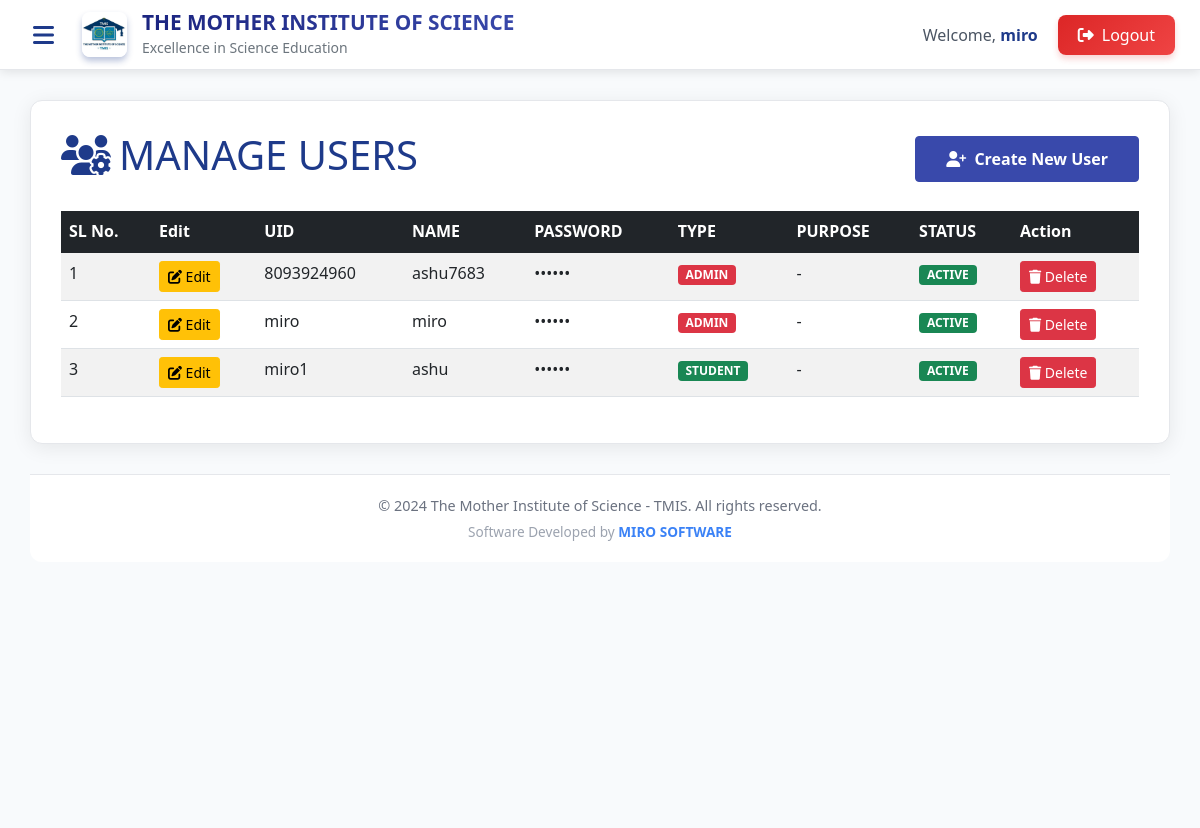
The page /manage-users/ (signed in) on the database its author committed.
### institute/models.py (models this page shows, shortened)
class CustomUser(AbstractUser):
    USER_TYPE_CHOICES = (
        ('admin', 'Admin'),
        ('user', 'User'),
        ('student', 'Student'),
    )
    uid = models.CharField(max_length=50, unique=True)
    mobile = models.CharField(max_length=15, blank=True, null=True)
    user_type = models.CharField(max_length=10, choices=USER_TYPE_CHOICES, default='student')
    status = models.CharField(max_length=20, default='active')
    created_at = models.DateTimeField(auto_now_add=True)

### institute/views.py (the view)
# urls.py: path('manage-users/', views.manage_users, name='manage_users'),
@login_required
def manage_users(request):
    if request.user.user_type != 'admin':
        return redirect('home')
    users = CustomUser.objects.all().order_by('id')
    return render(request, 'institute/manage_users.html', {'users': users})

### templates/institute/manage_users.html (shortened to what this page needs)
{% extends 'institute/base.html' %}
{% block content %}
<div class="content-card">
    <div class="d-flex justify-content-between align-items-center mb-4">
        <h1 style="color: #1e3a8a;">
            <i class="fas fa-users-cog me-2"></i>MANAGE USERS
        </h1>
        <a href="{% url 'register' %}" class="btn btn-primary">
            <i class="fas fa-user-plus me-1"></i> Create New User
        </a>
    </div>
    <div class="table-responsive">
        <table class="table table-striped table-hover">
            <thead class="table-dark">
                <tr>
                    <th>SL No.</th>
                    <th>Edit</th>
                    <th>UID</th>
                    <th>NAME</th>
                    <th>PASSWORD</th>
                    <th>TYPE</th>
                    <th>PURPOSE</th>
                    <th>STATUS</th>
                    <th>Action</th>
                </tr>
            </thead>
            <tbody>
                {% for user in users %}
                <tr>
                    <td>{{ forloop.counter }}</td>
                    <td>
                        <button class="btn btn-sm btn-warning" data-bs-toggle="modal" data-bs-target="#editModal{{ user.id }}">
                            <i class="fas fa-edit"></i> Edit
                        </button>
                    </td>
                    <td>{{ user.uid }}</td>
                    <td>{{ user.username }}</td>
                    <td>••••••</td>
                    <td>
                        <span class="badge bg-{% if user.user_type == 'admin' %}danger{% elif user.user_type == 'student' %}success{% else %}info{% endif %}">
                            {{ user.user_type|upper }}
                        </span>
                    </td>
                    <td>{{ user.store_name|default:"-" }}</td>
                    <td>
                        <span class="badge bg-{% if user.status == 'active' %}success{% else %}secondary{% endif %}">
                            {{ user.status|upper }}
                        </span>
                    </td>
                    <td>
                        <button class="btn btn-sm btn-danger delete-btn"
                                data-user-id="{{ user.id }}"
                                data-user-name="{{ user.username }}">
                            <i class="fas fa-trash"></i> Delete
                        </button>
                    </td>
                </tr>
                {% empty %}
                <tr>
                    <td colspan="9" class="text-center">No users found</td>
                </tr>
                {% endfor %}
            </tbody>
        </table>
    </div>
</div>
{% endblock %}

### templates/institute/base.html (shortened to what this page needs)
{% load static %}
<!DOCTYPE html>
<html lang="en">
<head>
    <link href="https://cdn.jsdelivr.net/npm/bootstrap@5.1.3/dist/css/bootstrap.min.css" rel="stylesheet">
    <link rel="stylesheet" href="https://cdnjs.cloudflare.com/ajax/libs/font-awesome/6.4.0/css/all.min.css">
</head>
<body>
    <nav class="top-navbar">
        <div class="left-section">
            <button class="menu-toggle" id="menuToggle">
                <i class="fas fa-bars"></i>
            </button>
            <div class="logo-container">
                <img src="./../../media/logo/tmis_logo.jpeg"
                        alt="TMIS Logo"
                        class="logo-img">
                <div>
                    <div class="institute-name">THE MOTHER INSTITUTE OF SCIENCE</div>
                    <small class="text-muted">Excellence in Science Education</small>
                </div>
            </div>
        </div>
        <div class="user-menu">
            {% if user.is_authenticated %}
                <div class="welcome-text">
                    Welcome, <strong>{{ user.username }}</strong>
                </div>
                <a href="{% url 'logout' %}" class="logout-btn">
                    <i class="fas fa-sign-out-alt"></i>
                    Logout
                </a>
            {% else %}
                <div class="welcome-text">
                    Welcome to TMIS Portal
                </div>
            {% endif %}
        </div>
    </nav>
    <main class="main-content">
        {% block content %}{% endblock %}
        {% block copyright %}
        {% if request.path != '/' %}
        <div class="copyright-footer">
            &copy; 2024 The Mother Institute of Science - TMIS. All rights reserved.
            <div class="developed-by">
                Software Developed by <strong>MIRO SOFTWARE</strong>
            </div>
        </div>
        {% endif %}
        {% endblock %}
    </main>
</body>
</html>

### templates/institute/base.html (style rules this page uses)
:root { --primary-color: #1a237e; --secondary-color: #283593; --accent-color: #3949ab; --light-color: #e8eaf6; --dark-color: #0d47a1; }
.logo-container { display: flex; align-items: center; gap: 10px; }
.logo-img { height: 50px; width: auto; }
.btn-primary { background-color: var(--accent-color); border-color: var(--accent-color); padding: 10px 30px; font-weight: 600; }
.institute-name { font-family: 'Segoe UI', Tahoma, Geneva, Verdana, sans-serif; font-size: 1.8rem; background: linear-gradient(45deg, #1a237e, #3949ab); -webkit-background-clip: text; -webkit-text-fill-color: transparent; font-weight: bold; }
:root { --sidebar-width: 250px; --sidebar-bg: #1e3a8a; --sidebar-hover: #2563eb; --sidebar-active: #3b82f6; --header-height: 70px; }
* { margin: 0; padding: 0; box-sizing: border-box; }
body { font-family: 'Segoe UI', Tahoma, Geneva, Verdana, sans-serif; background-color: #f8fafc; min-height: 100vh; }
.top-navbar { position: fixed; top: 0; left: 0; right: 0; height: var(--header-height); background: white; box-shadow: 0 2px 10px rgba(0, 0, 0, 0.1); z-index: 1000; display: flex; align-items: center; justify-content: space-between; padding: 0 25px; border-bottom: 1px solid #e5e7eb; }
.left-section { display: flex; align-items: center; gap: 20px; }
.menu-toggle { background: none; border: none; font-size: 1.5rem; color: #1e3a8a; cursor: pointer; padding: 8px; border-radius: 5px; transition: all 0.3s ease; }
.logo-container { display: flex; align-items: center; gap: 15px; }
.logo-img { height: 45px; width: 45px; border-radius: 8px; background: linear-gradient(135deg, #1e3a8a, #3b82f6); display: flex; align-items: center; justify-content: center; color: white; font-weight: bold; font-size: 1.2rem; box-shadow: 0 4px 6px rgba(30, 58, 138, 0.3); }
.institute-name { font-size: 1.3rem; font-weight: 700; color: #1e3a8a; line-height: 1.2; }
.user-menu { display: flex; align-items: center; gap: 20px; }
.welcome-text { color: #4b5563; font-weight: 500; }
.welcome-text strong { color: #1e3a8a; }
.logout-btn { background: linear-gradient(135deg, #dc2626, #ef4444); color: white; border: none; padding: 8px 20px; border-radius: 8px; font-weight: 500; text-decoration: none; transition: all 0.3s ease; display: flex; align-items: center; gap: 8px; box-shadow: 0 4px 6px rgba(220, 38, 38, 0.2); }
.main-content { margin-top: var(--header-height); padding: 30px; min-height: calc(100vh - var(--header-height)); background: #f8fafc; }
.content-card { background: white; border-radius: 12px; box-shadow: 0 4px 20px rgba(0, 0, 0, 0.08); padding: 30px; margin-bottom: 30px; border: 1px solid #e5e7eb; }
.copyright-footer { text-align: center; padding: 20px; color: #6b7280; font-size: 0.9rem; border-top: 1px solid #e5e7eb; margin-top: 30px; background: white; border-radius: 0 0 12px 12px; }
.developed-by { text-align: center; margin-top: 5px; font-size: 0.85rem; color: #9ca3af; }
.developed-by strong { color: #3b82f6; }

### rows shown on the page
CustomUser: username "miro", uid "miro", user_type "ADMIN", store_name "-", status "ACTIVE"
CustomUser: uid "8093924960", username "ashu7683", user_type "ADMIN", store_name "-", status "ACTIVE"
CustomUser: uid "miro1", username "ashu", user_type "STUDENT", store_name "-", status "ACTIVE"
